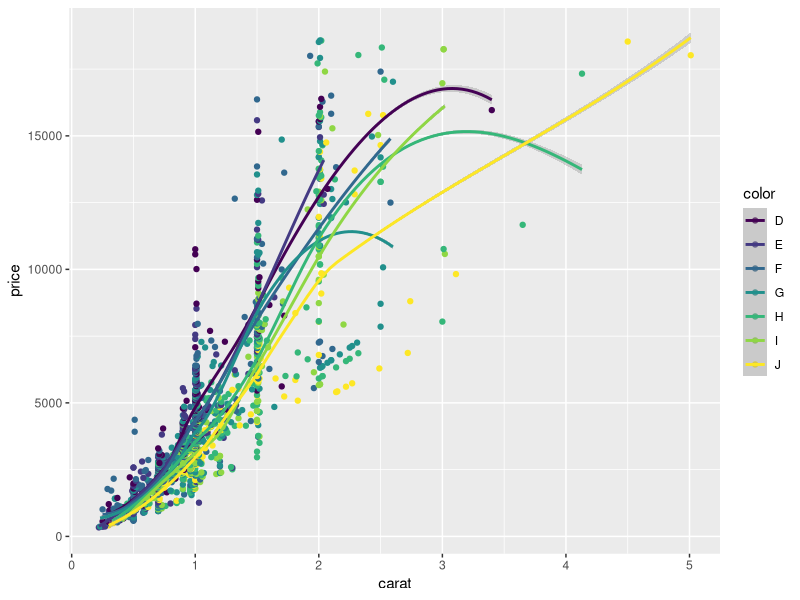
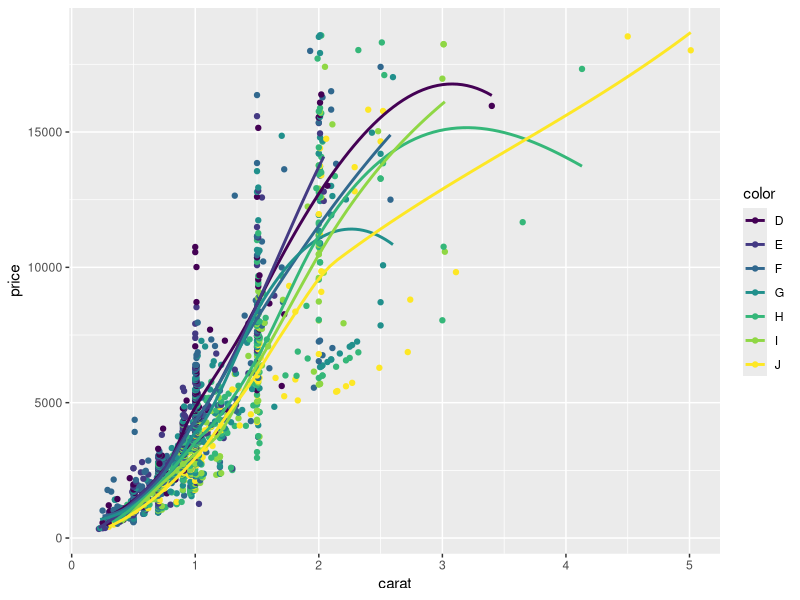
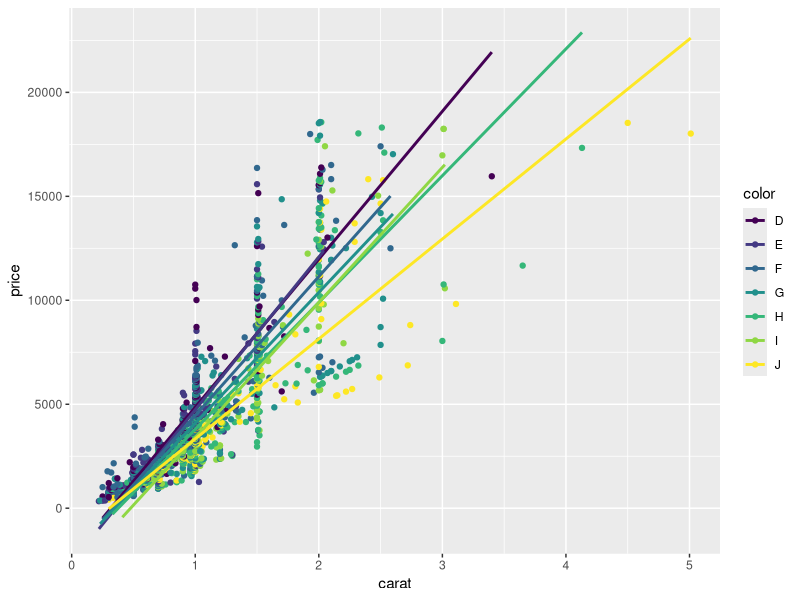
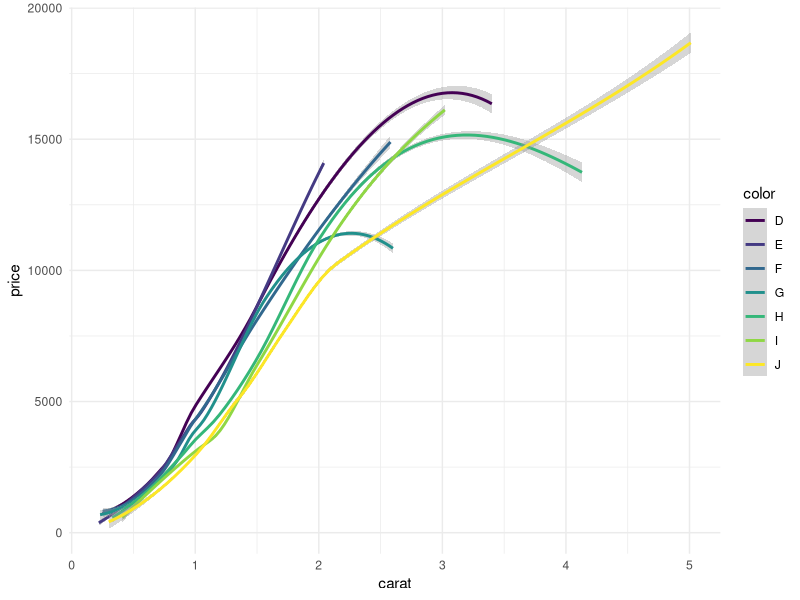
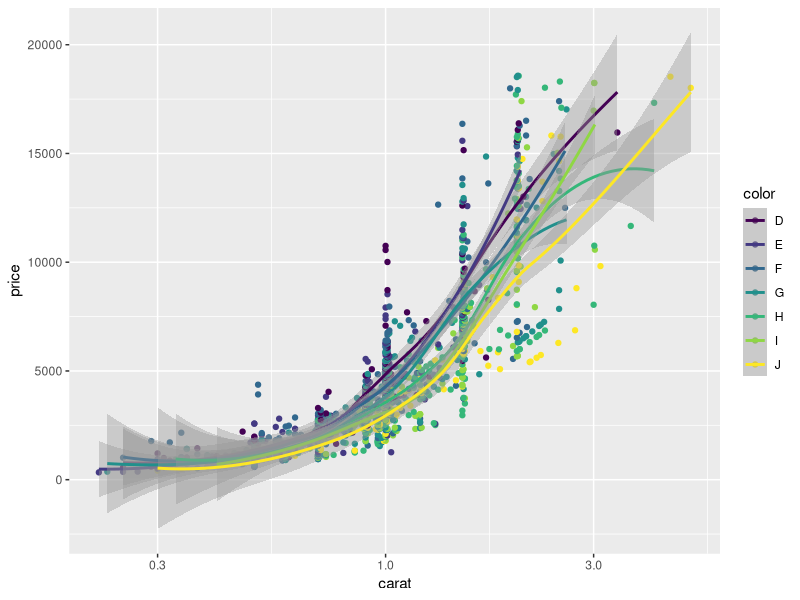
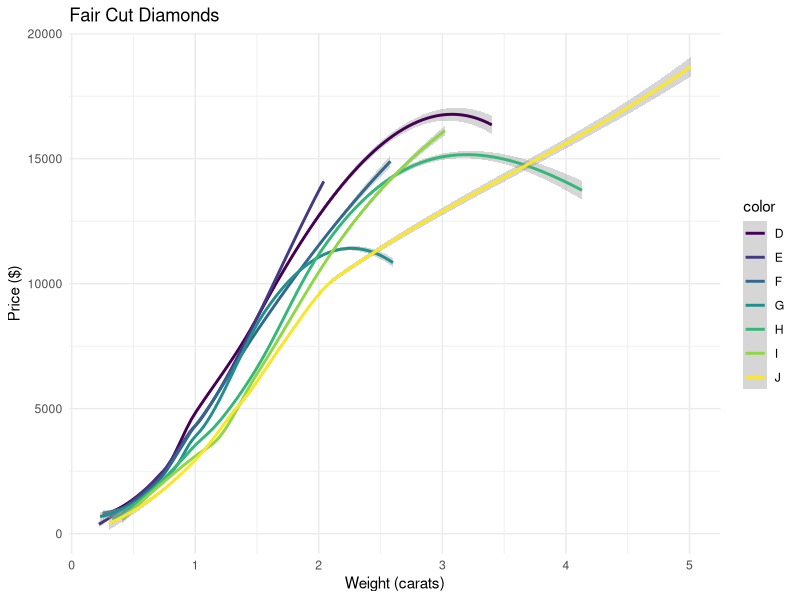
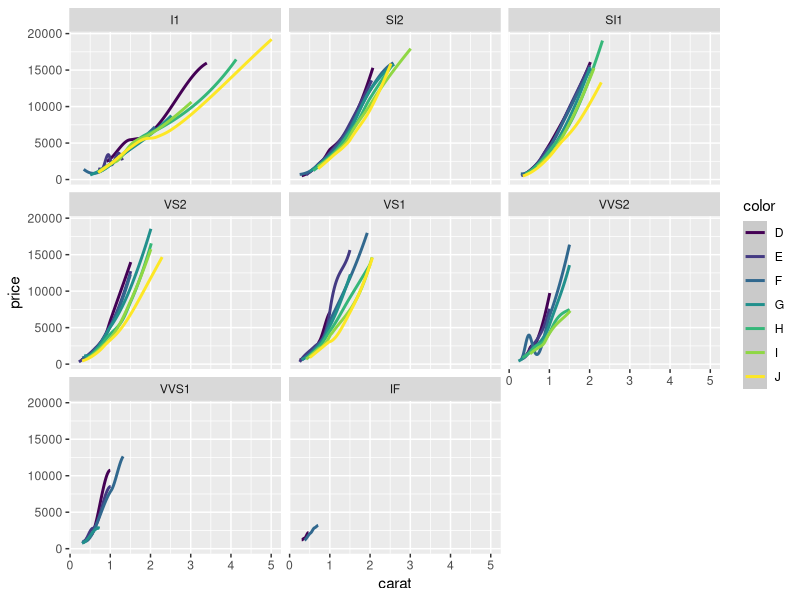
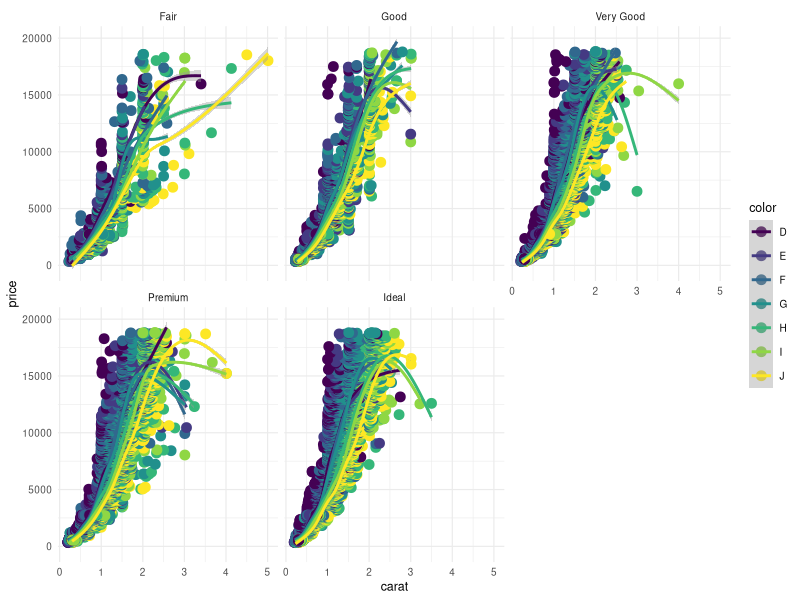

Source code (R) for these figures, in order:
library(tidyverse)
library(data.table)
data("diamonds")

# https://www3.nd.edu/~steve/computing_with_data/11_geom_examples/ggplot_examples.html

# CONVERT diamonds from DF to DT
setDT(diamonds)

#Due to the many rows, I'll analyse the Fair Diamonds  only
fair_diamonds = diamonds[cut=='Fair']
dim(fair_diamonds)
levels(fair_diamonds$color)
View(fair_diamonds)

# From this, one can say that green color diamonds that have the least size in carats, are the most expensive
# Smoothing layer shows the general trend of the data. in this, the smoothness has used the curves of the colors and showing the expensiveness
# A good way to compare and contrast multiple trends
# The gray area around the curve is the confidence interval - Level of uncertainity in the Smoothing Curve.
# Confidence interval - Range of Values so that there is a probability that the value of a parameter lies in tha
# se = FALSE <-  remove the confidence interval, method='lm' (linear model)<- draws the best fit straight line
# To remove the scatterplot layer, one removes  geom_point() function
# One can style the scatter plots using themes, just after the smoothing. 
# For Exponential, non-linear data, you might want to use a log scale scale_y_log10() or scale_x_log10()

# Facet wraping. Dividing the plots into multiple plots one for each level e.g. (key) 
# There are no pink VVS1 diamonds  
# For other options use the  + and look for functions

ggplot(fair_diamonds, aes(x = carat, price, color = color)) + geom_point() +geom_smooth(level=0.1)
ggplot(fair_diamonds, aes(x = carat, y = price, color = color)) + geom_point() +geom_smooth(se = FALSE) 
ggplot(fair_diamonds, aes(x = carat, y = price, color = color)) + geom_point() +geom_smooth(se = FALSE, method = 'lm')
ggplot(fair_diamonds, aes(x = carat, y = price, color = color)) + geom_smooth(level = 0.2) + theme_minimal()
ggplot(fair_diamonds, aes(x = carat, y = price, color = color)) + geom_point() + geom_smooth() + scale_x_log10()
ggplot(fair_diamonds, aes(x = carat, y = price, color = color)) + geom_smooth(level = 0.2) + theme_minimal() + ggtitle("Fair Cut Diamonds") + xlab('Weight (carats)') + ylab('Price ($)')
ggplot(fair_diamonds, aes(x = carat, y = price, color = color)) + geom_smooth(level = 0.1) + facet_wrap(~ clarity)

View(diamonds)
# Make it interactive. The Whole Diamonds Data Set
ggplot(diamonds, aes(x = carat, price, color=color)) + geom_point(aes(text = paste("Clarity: ", clarity)), size = 3) +
  facet_wrap(~ cut) + theme_minimal(base_size = 9) + geom_smooth(level = 0.3)

# Other Relationships e.g Distribution of the size of the diamonds 
ggplot(diamonds, aes(x = carat) ) + geom_histogram(binwidth = 0.04, aes(fill = color)) +scale_x_continuous(limits = c(0,3))
ggplot(fair_diamonds, aes(x = carat)) + geom_histogram(binwidth = 0.05)
ggplot(fair_diamonds, aes(x = carat)) + geom_density()

pcarat <- ggplot(fair_diamonds, aes(x=carat))
pcarat + geom_density()